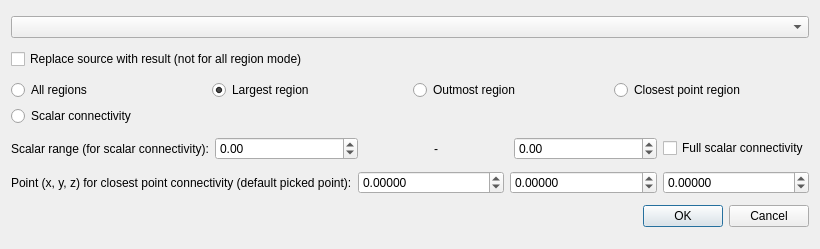
<?xml version="1.0" encoding="UTF-8"?>
<ui version="4.0">
 <class>ConnectivityDlg</class>
 <widget class="QDialog" name="ConnectivityDlg">
  <property name="geometry">
   <rect>
    <x>0</x>
    <y>0</y>
    <width>820</width>
    <height>249</height>
   </rect>
  </property>
  <property name="windowTitle">
   <string>Connectivity</string>
  </property>
  <layout class="QVBoxLayout" name="verticalLayout">
   <item>
    <widget class="QComboBox" name="selectedObjectCB"/>
   </item>
   <item>
    <widget class="QCheckBox" name="replaceSourceChk">
     <property name="text">
      <string>Replace source with result (not for all region mode)</string>
     </property>
    </widget>
   </item>
   <item>
    <layout class="QGridLayout" name="gridLayout">
     <item row="0" column="0">
      <widget class="QRadioButton" name="allRegionsBtn">
       <property name="toolTip">
        <string>Extracts all regions as seperate objects</string>
       </property>
       <property name="text">
        <string>All regions</string>
       </property>
       <attribute name="buttonGroup">
        <string notr="true">buttonGroup</string>
       </attribute>
      </widget>
     </item>
     <item row="0" column="1">
      <widget class="QRadioButton" name="largestRegionBtn">
       <property name="text">
        <string>Largest region</string>
       </property>
       <property name="checked">
        <bool>true</bool>
       </property>
       <attribute name="buttonGroup">
        <string notr="true">buttonGroup</string>
       </attribute>
      </widget>
     </item>
     <item row="0" column="2">
      <widget class="QRadioButton" name="outmostRegionBtn">
       <property name="text">
        <string>Outmost region</string>
       </property>
       <attribute name="buttonGroup">
        <string notr="true">buttonGroup</string>
       </attribute>
      </widget>
     </item>
     <item row="0" column="3">
      <widget class="QRadioButton" name="closestPointRegionBtn">
       <property name="text">
        <string>Closest point region</string>
       </property>
       <attribute name="buttonGroup">
        <string notr="true">buttonGroup</string>
       </attribute>
      </widget>
     </item>
     <item row="1" column="0">
      <widget class="QRadioButton" name="scalarConnectivityBtn">
       <property name="text">
        <string>Scalar connectivity</string>
       </property>
       <attribute name="buttonGroup">
        <string notr="true">buttonGroup</string>
       </attribute>
      </widget>
     </item>
    </layout>
   </item>
   <item>
    <layout class="QHBoxLayout" name="horizontalLayout">
     <item>
      <widget class="QLabel" name="label">
       <property name="text">
        <string>Scalar range (for scalar connectivity):</string>
       </property>
      </widget>
     </item>
     <item>
      <widget class="QDoubleSpinBox" name="scalarMinSpn">
       <property name="minimum">
        <double>-100000000.000000000000000</double>
       </property>
       <property name="maximum">
        <double>100000000.000000000000000</double>
       </property>
      </widget>
     </item>
     <item>
      <widget class="QLabel" name="label_2">
       <property name="text">
        <string>-</string>
       </property>
       <property name="alignment">
        <set>Qt::AlignCenter</set>
       </property>
      </widget>
     </item>
     <item>
      <widget class="QDoubleSpinBox" name="scalarMaxSpn">
       <property name="minimum">
        <double>-100000000.000000000000000</double>
       </property>
       <property name="maximum">
        <double>100000000.000000000000000</double>
       </property>
      </widget>
     </item>
     <item>
      <widget class="QCheckBox" name="fullScalarConnectivityBtn">
       <property name="statusTip">
        <string>If FullScalarConnectivity is ON, all the cell's points must lie in the scalar range specified for the cell to qualify as being connected. If FullScalarConnectivity is OFF, any one of the cell's points may lie in the user specified scalar range for the cell to qualify as being connected.</string>
       </property>
       <property name="text">
        <string>Full scalar connectivity</string>
       </property>
      </widget>
     </item>
    </layout>
   </item>
   <item>
    <layout class="QHBoxLayout" name="horizontalLayout_2">
     <item>
      <widget class="QLabel" name="label_3">
       <property name="text">
        <string>Point (x, y, z) for closest point connectivity (default picked point):</string>
       </property>
      </widget>
     </item>
     <item>
      <widget class="QDoubleSpinBox" name="pointXSpn">
       <property name="decimals">
        <number>5</number>
       </property>
       <property name="minimum">
        <double>-100000000.000000000000000</double>
       </property>
       <property name="maximum">
        <double>100000000.000000000000000</double>
       </property>
      </widget>
     </item>
     <item>
      <widget class="QDoubleSpinBox" name="pointYSpn">
       <property name="decimals">
        <number>5</number>
       </property>
       <property name="minimum">
        <double>-100000000.000000000000000</double>
       </property>
       <property name="maximum">
        <double>100000000.000000000000000</double>
       </property>
      </widget>
     </item>
     <item>
      <widget class="QDoubleSpinBox" name="pointZSpn">
       <property name="decimals">
        <number>5</number>
       </property>
       <property name="minimum">
        <double>-100000000.000000000000000</double>
       </property>
       <property name="maximum">
        <double>100000000.000000000000000</double>
       </property>
      </widget>
     </item>
    </layout>
   </item>
   <item>
    <widget class="QDialogButtonBox" name="buttonBox">
     <property name="orientation">
      <enum>Qt::Horizontal</enum>
     </property>
     <property name="standardButtons">
      <set>QDialogButtonBox::Cancel|QDialogButtonBox::Ok</set>
     </property>
    </widget>
   </item>
  </layout>
 </widget>
 <resources/>
 <connections>
  <connection>
   <sender>buttonBox</sender>
   <signal>accepted()</signal>
   <receiver>ConnectivityDlg</receiver>
   <slot>accept()</slot>
   <hints>
    <hint type="sourcelabel">
     <x>248</x>
     <y>254</y>
    </hint>
    <hint type="destinationlabel">
     <x>157</x>
     <y>274</y>
    </hint>
   </hints>
  </connection>
  <connection>
   <sender>buttonBox</sender>
   <signal>rejected()</signal>
   <receiver>ConnectivityDlg</receiver>
   <slot>reject()</slot>
   <hints>
    <hint type="sourcelabel">
     <x>316</x>
     <y>260</y>
    </hint>
    <hint type="destinationlabel">
     <x>286</x>
     <y>274</y>
    </hint>
   </hints>
  </connection>
 </connections>
 <buttongroups>
  <buttongroup name="buttonGroup"/>
 </buttongroups>
</ui>
